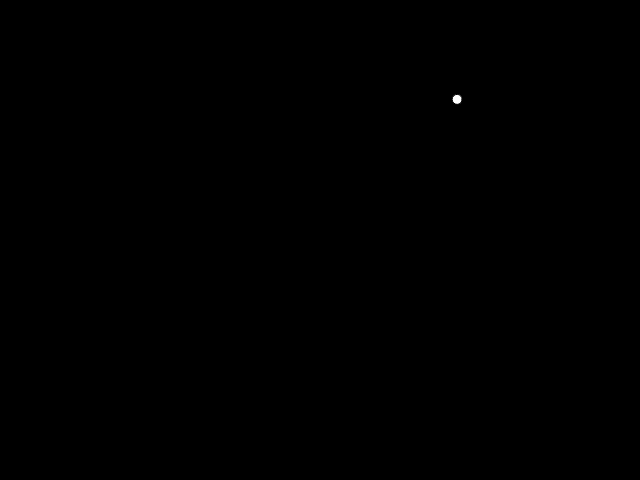
Frame 1 (no input)
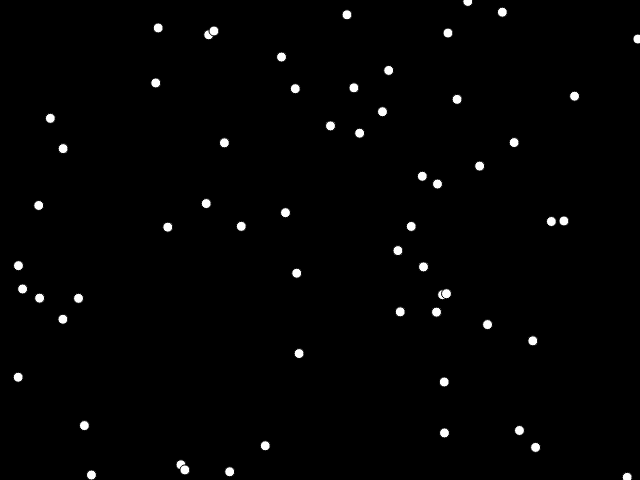
Frame 60 (no input)
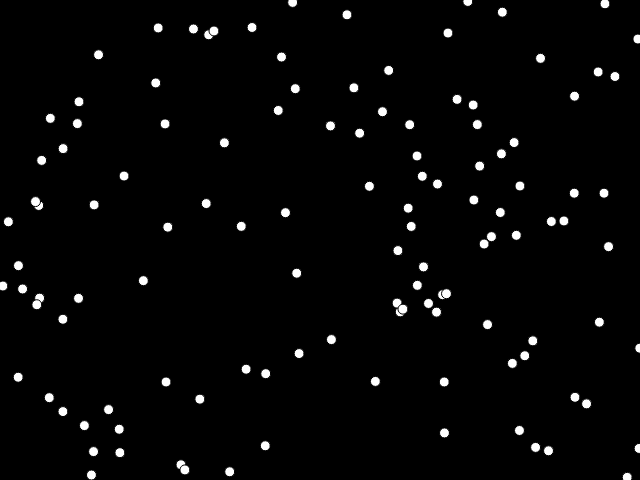
Frame 120 (the mouse pressed at the canvas centre since frame 60)

The p5.js sketch that drew these frames (run headless with seeded random() and noise() and a simulated clock; from frame 60 on, the mouse is pressed at the canvas centre):

// p5.js sketch
// ── sketch.js
// Example 4-7: Filling variables with random values

var circleX;
var circleY;

function setup() {
  createCanvas(640, 480);
  background(0);
}

function draw() {
  // Each time through draw(), new random
  // numbers are picked for a new ellipse.
  circleX = random(width);
  circleY = random(height);
  ellipse(circleX, circleY, 10, 10);

  // background(100);
  // ellipse(circleX, circleY, 10, 10);
  // circleX = circleX + random(-2, 2);
  // circleY = circleY + random(-2, 2);
}
